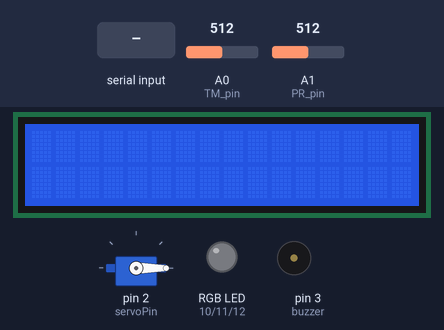
A sketch run on a simulated Arduino Uno, built with avr-gcc and run on an emulated ATmega328P. Shown: 16×2 character LCD, servo, an RGB LED mixed from three pins (HIGH = lit), buzzer (waves = sounding). Inputs (shaded band) come from the test bench; at power-on: A0 (TM_pin) = 512, A1 (PR_pin) = 512. Dim RGB values are drawn brighter than linear; random numbers use the default seed unless the sketch sets one; what the sketch prints to the serial monitor is not drawn.

Above: at 1.2 s.
1.3 s: "0\n" received over Serial
At 2.7 s:
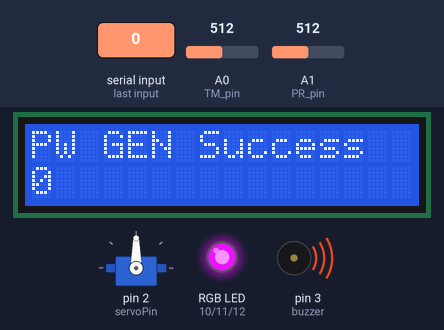
4.3 s: "1\n" received over Serial
At 5.2 s:
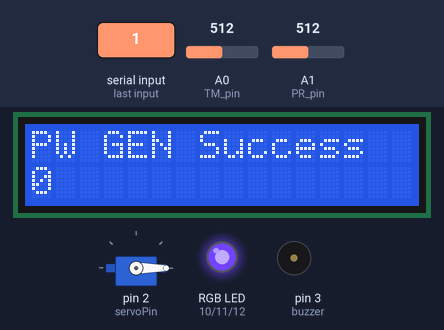
6.3 s: "2\n" received over Serial
At 6.7 s:
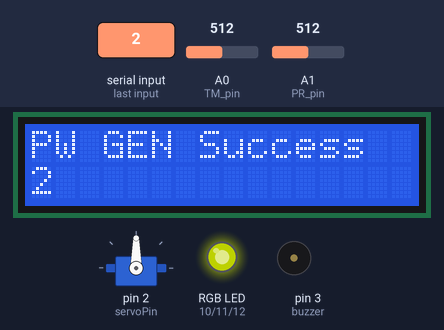
9.3 s: "1\n" received over Serial
At 10.5 s:
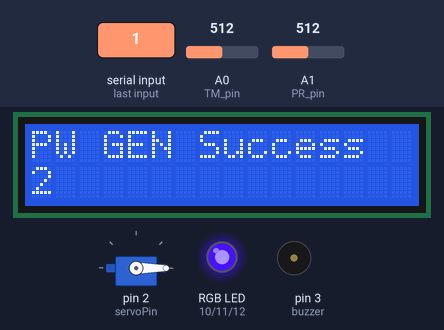
10.8 s: "0\n" received over Serial
At 11.1 s:
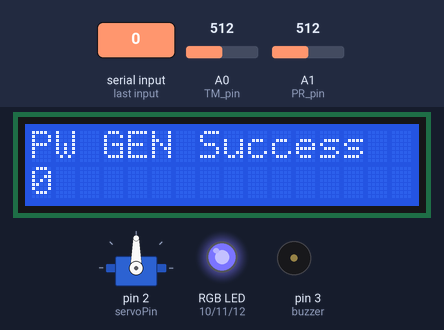
Timing chart, 0 to 25.8 s (numbered marks = the images above; inputs shaded):
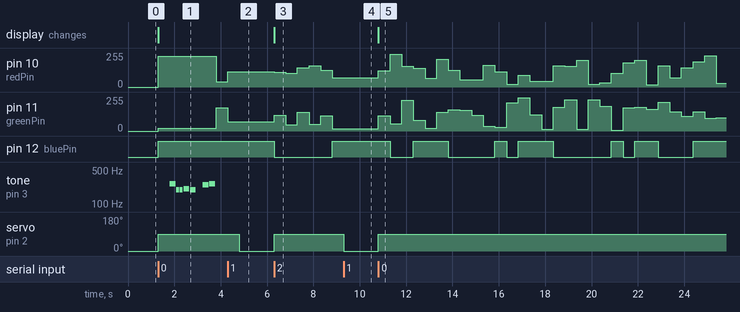

Measured:
- after the input at 1.3 s, pin 10 (redPin): 0/255 → 232/255 at once, → 38/255 2.5 s later; pin 11 (greenPin): 0/255 → 19/255 at once, → 175/255 2.5 s later
- after the input at 4.3 s, servo on pin 2 (servoPin): 90° → 0° after 0.50 s
- after the input at 6.3 s, pin 10 (redPin): 114/255 → 109/255 at once, → 102/255 0.50 s later, → 143/255 0.50 s later, → 160/255 0.50 s later, … (6 changes in this stretch); pin 11 (greenPin): 68/255 → 120/255 at once, → 47/255 0.50 s later, → 142/255 0.50 s later, → 52/255 0.50 s later, … (6 changes in this stretch)
- after the input at 9.3 s, servo on pin 2 (servoPin): 90° → 0° at once

The sketch:

pwtest.ino
```cpp
#include <LiquidCrystal.h> // include the library
#include "pitches.h"
#include <Servo.h>

#define TM_pin A0
#define PR_pin A1

const int servoPin = 2;
const int buzzer = 3; //buzzer to arduino pin 3
const int redPin = 10;
const int greenPin = 11;
const int bluePin = 12;
int noteDurations[] = {4, 8, 8, 4,4,4,4,4 };

int Gnum;
int melody[] = {
NOTE_C4, NOTE_G3,NOTE_G3, NOTE_GS3, NOTE_G3,0, NOTE_B3, NOTE_C4};
// note durations: 4 = quarter note, 8 = eighth note, etc.:
int sound_control = 1;
int rs = 8, en = 9, d4 = 4, d5 = 5, d6 = 6, d7 = 7;

LiquidCrystal lcd(rs, en, d4, d5, d6, d7);
Servo Servo1;

String str = "";
String data;

bool PWCreate;

void visual(String);
void sound(String);

void setup() {
  // put your setup code here, to run once:
  Serial.begin(9600);
   pinMode(buzzer, OUTPUT);
   lcd.begin(16, 2); // set up the LCD's number of columns and rows:
   Servo1.attach(servoPin);
   Servo1.write(0);
   PWCreate = false;
}

void loop() {
  // put your main code here, to run repeatedly:
  if  (Serial.available() > 0) {
    data = Serial.readStringUntil('\n');
    if (data == "1") {
      PWCreate = false;
      Gnum = readIn();
      Serial.println(Gnum);
    }
    else {
        str = data;
        PWCreate = true;
    }
  }
  if (PWCreate) {
     Servo1.write(90);
     visual(str);
     sound(str);
  }
  else {
    Servo1.write(0);
  }
}

int  readIn() {
// read in the value
  int Gnum, TM, PR;
  TM = analogRead(TM_pin);
  PR = analogRead(PR_pin);
  Gnum = TM + PR;
  return Gnum;
}

void visual(String PW) {
  lcd.setCursor(0,0);  //set cursor to the start of the first line
  if (PW !=0){
      // LCD
      lcd.print("PW GEN Success"); // PW genrate success
      lcd.setCursor(0, 1); //move cursor to the start of the second line
      lcd.print(PW);      // print the number 64 since reset:

      // RGB RGB DSIPLAY MUTICOLOR
      analogWrite(redPin, random(0,255));
      analogWrite(greenPin, random(0,255));
      analogWrite(bluePin, random(0,255));
      delay(500);
    }
  else{
      // LCD
      lcd.print("PW GEN FAIL"); // // PW genrate fail
      // RGB DSIPLAY RED LIGHT
      analogWrite(redPin, 255);
      analogWrite(greenPin, 0);
      analogWrite(bluePin, 0);
  }
}

void sound(String PW){

  if(PW !=0 && sound_control == 1){
     for (int thisNote = 0; thisNote < 8; thisNote++) {
      // to calculate the note duration, take one second
      // divided by the note type.
      //e.g. quarter note = 1000 / 4, eighth note = 1000/8, etc.
      int noteDuration = 1000/noteDurations[thisNote];
      tone(3, melody[thisNote],noteDuration);
      //pause for the note's duration plus 30 ms:
      delay(noteDuration +30);
   }
  }

  else if (PW == 0 && sound_control == 1){
  tone(buzzer, 5000); // Send 1KHz sound signal...
  delay(1000);        // ...for 1 sec
  noTone(buzzer);     // Stop sound...
  delay(1000);        // ...for 1sec
  }

  sound_control++;
}
```

pitches.h
```cpp
/*************************************************

 * Public Constants

 *************************************************/

#define NOTE_B0  31
#define NOTE_C1  33
#define NOTE_CS1 35
#define NOTE_D1  37
#define NOTE_DS1 39
#define NOTE_E1  41
#define NOTE_F1  44
#define NOTE_FS1 46
#define NOTE_G1  49
#define NOTE_GS1 52
#define NOTE_A1  55
#define NOTE_AS1 58
#define NOTE_B1  62
#define NOTE_C2  65
#define NOTE_CS2 69
#define NOTE_D2  73
#define NOTE_DS2 78
#define NOTE_E2  82
#define NOTE_F2  87
#define NOTE_FS2 93
#define NOTE_G2  98
#define NOTE_GS2 104
#define NOTE_A2  110
#define NOTE_AS2 117
#define NOTE_B2  123
#define NOTE_C3  131
#define NOTE_CS3 139
#define NOTE_D3  147
#define NOTE_DS3 156
#define NOTE_E3  165
#define NOTE_F3  175
#define NOTE_FS3 185
#define NOTE_G3  196
#define NOTE_GS3 208
#define NOTE_A3  220
#define NOTE_AS3 233
#define NOTE_B3  247
#define NOTE_C4  262
#define NOTE_CS4 277
#define NOTE_D4  294
#define NOTE_DS4 311
#define NOTE_E4  330
#define NOTE_F4  349
#define NOTE_FS4 370
#define NOTE_G4  392
#define NOTE_GS4 415
#define NOTE_A4  440
#define NOTE_AS4 466
#define NOTE_B4  494
#define NOTE_C5  523
#define NOTE_CS5 554
#define NOTE_D5  587
#define NOTE_DS5 622
#define NOTE_E5  659
#define NOTE_F5  698
#define NOTE_FS5 740
#define NOTE_G5  784
#define NOTE_GS5 831
#define NOTE_A5  880
#define NOTE_AS5 932
#define NOTE_B5  988
#define NOTE_C6  1047
#define NOTE_CS6 1109
#define NOTE_D6  1175
#define NOTE_DS6 1245
#define NOTE_E6  1319
#define NOTE_F6  1397
#define NOTE_FS6 1480
#define NOTE_G6  1568
#define NOTE_GS6 1661
#define NOTE_A6  1760
#define NOTE_AS6 1865
#define NOTE_B6  1976
#define NOTE_C7  2093
#define NOTE_CS7 2217
#define NOTE_D7  2349
#define NOTE_DS7 2489
#define NOTE_E7  2637
#define NOTE_F7  2794
#define NOTE_FS7 2960
#define NOTE_G7  3136
#define NOTE_GS7 3322
#define NOTE_A7  3520
#define NOTE_AS7 3729
#define NOTE_B7  3951
#define NOTE_C8  4186
#define NOTE_CS8 4435
#define NOTE_D8  4699
#define NOTE_DS8 4978
```
